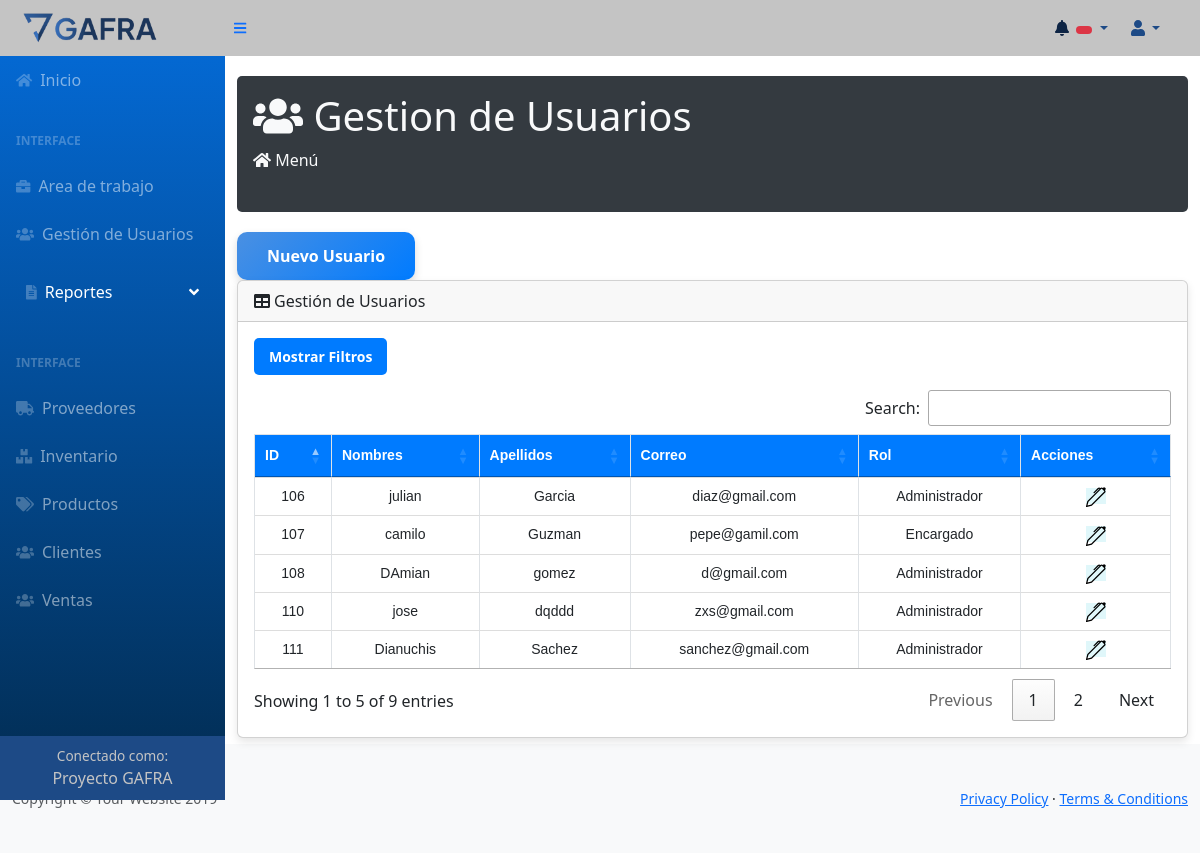
Screenshot of /views/administrador/usuarios/index.php with the database file from the repository.
### tables this page shows
CREATE TABLE `t_usuarios` (
  `Id_usuario` int(11) NOT NULL,
  `Nombres` varchar(100) NOT NULL,
  `Apellidos` varchar(100) NOT NULL,
  `Correo` varchar(100) DEFAULT NULL,
  `Clave` varchar(255) DEFAULT NULL,
  `Rol` enum('Administrador','Encargado') NOT NULL,
  `Especialidad` varchar(100) DEFAULT NULL,
  `Estado` varchar(255) NOT NULL DEFAULT 'Habilitado'
);

### views/administrador/usuarios/index.php (the view, shortened to what this page needs)
<?php require_once "views/administrador/Vista/parte_superior.php" ?>
<main>
    <div class="container-fluid">
        <div class="header-section">
            <h1><i class="fas fa-users"></i> Gestion de Usuarios</h1>
            <ol class="breadcrumb mb-4">
                <li class="breadcrumb-item"><i class="fas fa-home"></i> Menú</li>
            </ol>
        </div>
        <div class="row">
            <div class="col-xl-3 col-md-6">
                <a href='/dashboard/gestion%20de%20ambientes/usuarios/createUsuario/' id="btn-create">
                    Nuevo Usuario
                </a>
            </div>
        </div>
        <div class="card mb-4">
            <div class="card-header"><i class="fas fa-table mr-1"></i>Gestión de Usuarios</div>
            <div class="card-body">
                <div class="table-responsive">
                    <table class="table table-bordered" id="tabla-reportes" id="dataTable" width="100%" cellspacing="0">
                        <thead>
                            <button class="filter-button" onclick="toggleFilterMenu()">Mostrar
                                Filtros</button>
                            <tr>
                                <th>ID</th>
                                <th>Nombres</th>
                                <th>Apellidos</th>
                                <th>Correo</th>
                                <th>Rol</th>
                                <th>Acciones</th>
                            </tr>
                        <tbody>
                            <?php
                            $query = "SELECT id_usuario, Nombres, Apellidos, Correo, Rol, Estado FROM t_usuarios";
                            $result = $db->query($query);
                            if ($result->num_rows > 0) {
                                while ($row = $result->fetch_assoc()) {
                                    echo "<tr>";
                                    echo "<td>" . $row["id_usuario"] . "</td>";
                                    echo "<td>" . $row["Nombres"] . "</td>";
                                    echo "<td>" . $row["Apellidos"] . "</td>";
                                    echo "<td>" . $row["Correo"] . "</td>";
                                    echo "<td>" . $row["Rol"] . "</td>";
                                    echo "<td>";
                                    $url_update = '/dashboard/gestion%20de%20ambientes/usuarios/updateUsuario/' . $row['id_usuario'];
                                    echo "<a href='" . $url_update . "' class='boton-modificar'><img src='../assets/editar.svg'></a>";
                                    echo "</td>";
                                    echo "</tr>";
                                }
                            } else {
                                echo "<tr><td colspan='6'>0 resultados</td></tr>";
                            }
                            ?>
                        </tbody>
                    </table>
                </div>
            </div>
        </div>
    </div>
</main>
</div>
</div>
<link rel="stylesheet" type="text/css" href="https://cdn.datatables.net/1.13.4/css/jquery.dataTables.min.css">
<link rel="stylesheet" type="text/css" href="https://cdn.datatables.net/buttons/2.3.3/css/buttons.dataTables.min.css">
<?php require_once "views/administrador/Vista/parte_inferior.php" ?>
</body>
</html>

### rows the page displays
t_usuarios: Id_usuario "106", Nombres "julian", Apellidos "Garcia", Correo "diaz@gmail.com", Rol "Administrador"
t_usuarios: Id_usuario "107", Nombres "camilo", Apellidos "Guzman", Correo "pepe@gamil.com", Rol "Encargado"
t_usuarios: Id_usuario "108", Nombres "DAmian", Apellidos "gomez", Correo "d@gmail.com", Rol "Administrador"
t_usuarios: Id_usuario "110", Nombres "jose", Apellidos "dqddd", Correo "zxs@gmail.com", Rol "Administrador"
t_usuarios: Id_usuario "111", Nombres "Dianuchis", Apellidos "Sachez", Correo "sanchez@gmail.com", Rol "Administrador"
